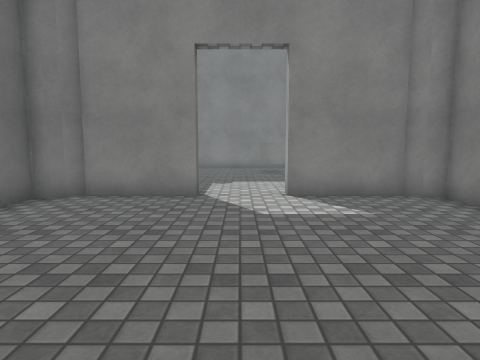
View 1 (above)

12 first-person views from a walk through a 3-D level made in the Unity game engine. The camera is 1.2 m above the floor, tilts 6° down and sees 75° across. The floor is counted in squares, 1 m on a side. Each view is taken from the middle of a square. On the plan, view 1 faces up. The plan holds only what a view shows up to about 13 squares ahead; the rest is blank. The place goes on beyond the plan. The player character is not drawn. Surface patterns are stand-ins for the level's own textures.

View 2
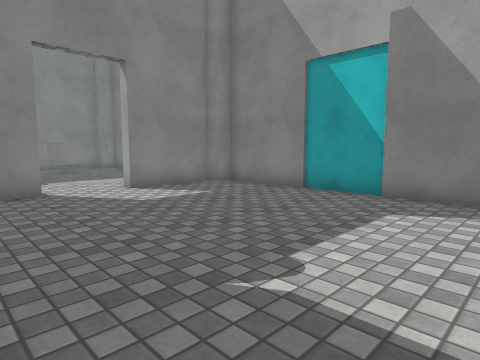

View 3
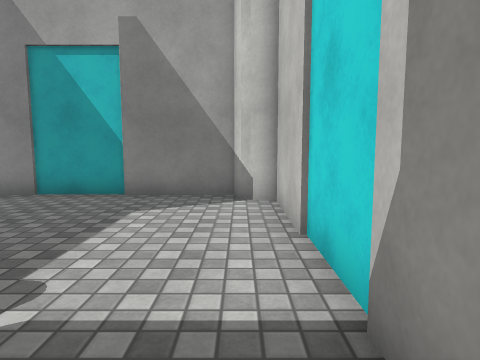

View 4
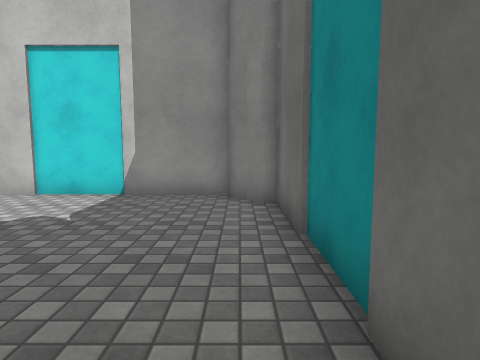

View 5
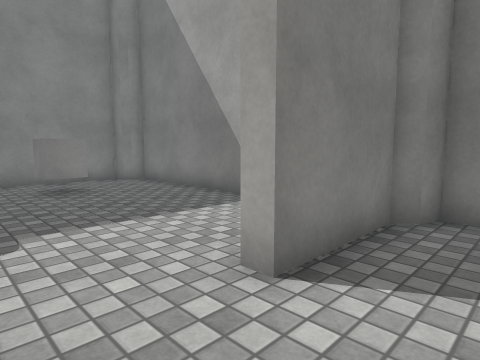

View 6
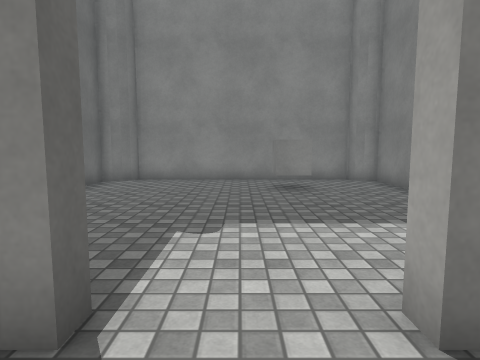

View 7
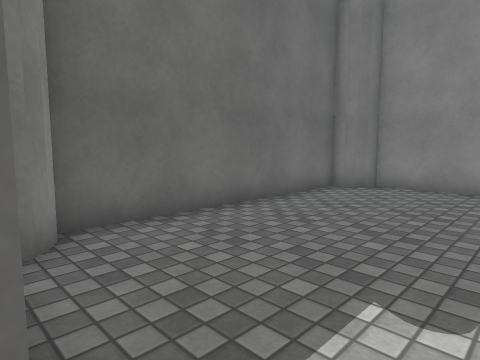

View 8
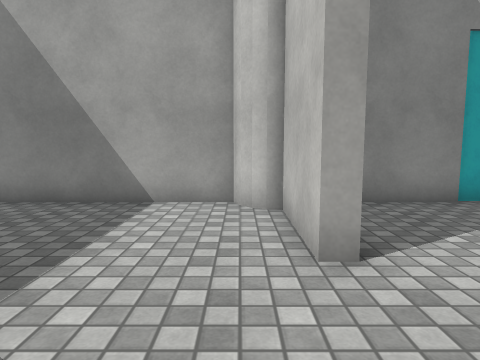

View 9
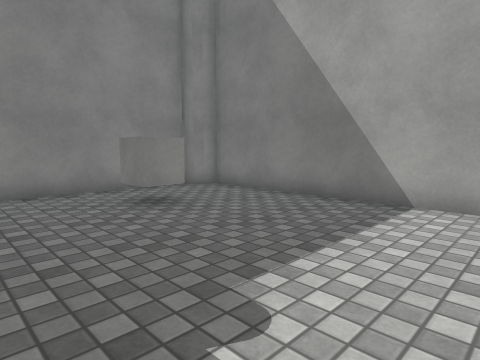

View 10
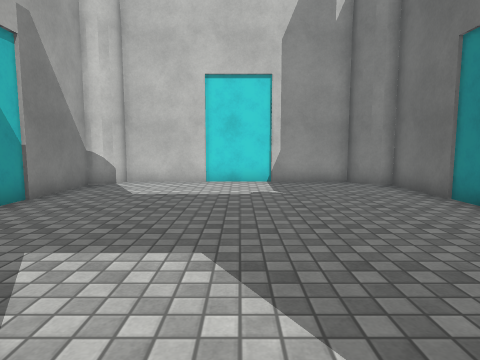

View 11
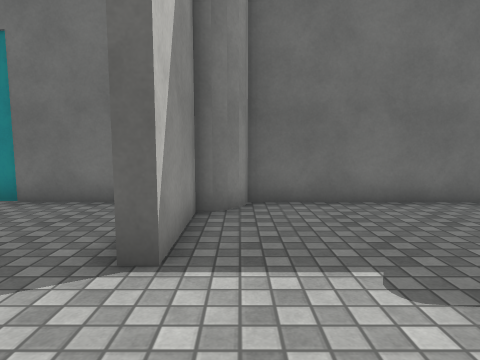

View 12
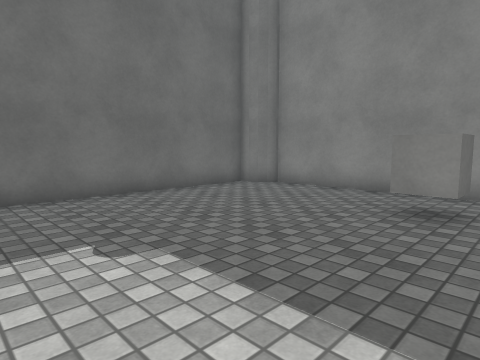

### Floor plan
Ten units are one square. View 1 is at (0, 0); x grows to the right and y downward. Boxes are objects, and circles mark ways between rooms. Rooms are numbered by the first view taken in them; rooms with no view inside come last. Other rooms are left out.
<svg viewBox="-53 -181 106 204">
<path fill="none" stroke="#000" d="M-11 -82 -11 -77 -38 -77 -41 -74 -46 -72M41 13 44 10 48 8 48 -72M-43 -73 -48 -72 -48 8 -44 9M-38 18 40 18M41 -77 12 -77 12 -82M12 -82 38 -82 41 -88 44 -90M-41 -170 -45 -169M-38 -173 -43 -169 -48 -168 -48 -91M-45 -92 -40 -89 -38 -85 -37 -82 -11 -82M40 -176 -38 -176M48 -91 48 -168 43 -171"/>
<rect x="5" y="-165" width="20" height="20" fill="#bbb"><title>other object</title></rect>
<circle cx="0" cy="-83" r="3" fill="#2a7"/>
<text x="0" y="-30">1</text>
<text x="0" y="-130">2</text>
</svg>
Room 1 opens to room 2.

Where each view was taken, in squares from view 1:
view 1: 0 up, 0 right, facing up
view 2: 1 down, 3 left, facing up-right
view 3: 1 down, 3 left, facing right
view 4: 6 up, 4 left, facing down
view 5: 6 up, 1 left, facing up-right
view 6: 6 up, 0 right, facing up
view 7: 8 up, 0 right, facing up-left
view 8: 9 up, 2 left, facing right
view 9: 9 up, 2 left, facing up-right
view 10: 9 up, 0 right, facing down
view 11: 9 up, 2 right, facing left
view 12: 9 up, 3 right, facing up-left
